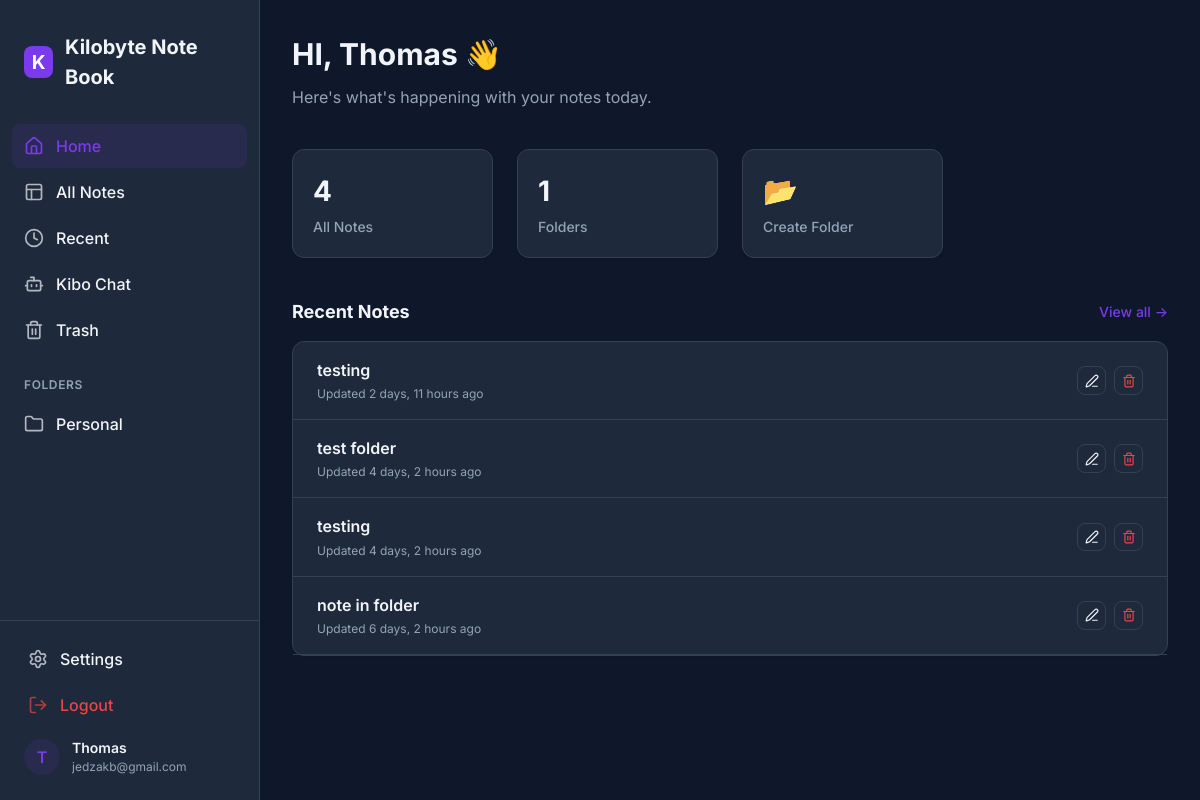
Before: /dashboard/ (signed in) with the older database file.
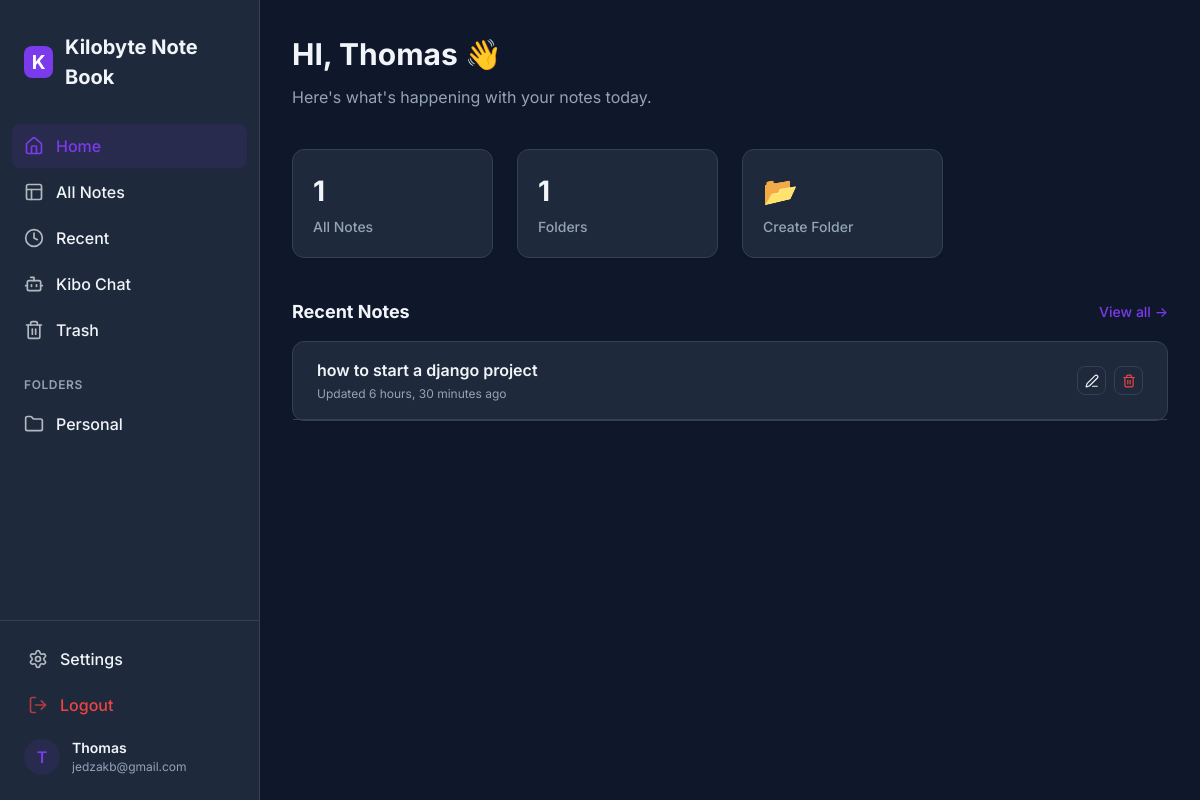
After: the same page with the newer database file.
### main/models.py (models this page shows, shortened)
class Folder(models.Model):
    name = models.CharField(max_length=100)
    user = models.ForeignKey(User, on_delete=models.CASCADE)

class Note(models.Model):
    title = models.CharField(max_length=200)
    content = models.TextField()
    user = models.ForeignKey(User, on_delete=models.CASCADE)
    folder = models.ForeignKey(Folder, on_delete=models.SET_NULL, null=True, blank=True, related_name='notes')
    is_favorite = models.BooleanField(default=False)
    is_trashed = models.BooleanField(default=False)
    created_at = models.DateTimeField(auto_now_add=True)
    updated_at = models.DateTimeField(auto_now=True)
    deleted_at = models.DateTimeField(null=True, blank=True)

### main/views.py (the view)
# urls.py: path('dashboard/', views.dashboard, name='dashboard'),
@login_required(login_url='/login/')
def dashboard(request):
    notes_count = Note.objects.filter(user=request.user, is_trashed=False).count()
    folders_count = Folder.objects.filter(user=request.user).count()
    favorites_count = Note.objects.filter(user=request.user, is_favorite=True, is_trashed=False).count()
    recent_notes = Note.objects.filter(user=request.user, is_trashed=False).order_by('-updated_at')[:5]
    favorite_notes = Note.objects.filter(user=request.user, is_favorite=True, is_trashed=False)[:5]
    return render(request, 'main/dashboard.html', {
        'notes_count': notes_count,
        'folders_count': folders_count,
        'favorites_count': favorites_count,
        'recent_notes': recent_notes,
        'favorite_notes': favorite_notes,
    })

### main/context_processors.py (called while the page is built)
def folders_processor(request):
    if request.user.is_authenticated:
        user_settings, _ = UserSettings.objects.get_or_create(user=request.user)
        return {
            'user_folders': Folder.objects.filter(user=request.user),
            'user_settings': user_settings
        }
    return {'user_folders': []}

### main/templates/main/dashboard.html (shortened to what this page needs)
{% extends 'main/base.html' %}
{% load static %}
{% block content %}
<div class="dashboard-header animate-fade-in">
    <h2 class="greeting">HI, {{ user.username }} 👋</h2>
    <p class="sub-greeting">Here's what's happening with your notes today.</p>
</div>
<div class="stats-grid animate-fade-in" style="animation-delay: 0.1s;">
    <a href="{% url 'home' %}" class="stat-card card" style="text-decoration: none; color: inherit; cursor: pointer;">
        <div class="stat-value">{{ notes_count }}</div>
        <div class="stat-label">All Notes</div>
    </a>
        <a href="#" class="stat-card card" style="text-decoration: none; color: inherit; cursor: pointer;">
        <div class="stat-value">{{ folders_count }}</div>
        <div class="stat-label">Folders</div>
    </a>
    <a href="{% url 'folders' %}" class="stat-card card" style="text-decoration: none; color: inherit; cursor: pointer;">
        <div class="stat-value">📂</div>
        <div class="stat-label">Create Folder</div>
    </a>
</div>
<div class="animate-fade-in" style="animation-delay: 0.2s; margin-top: 2rem;">
    <div style="display: flex; justify-content: space-between; align-items: center; margin-bottom: 1rem;">
        <div class="section-title" style="margin: 0;">Recent Notes</div>
        <a href="{% url 'recent_notes' %}" style="font-size: 0.875rem; color: var(--primary); text-decoration: none; font-weight: 500;">View all →</a>
    </div>
    <div class="card" style="padding: 0;">
        {% for note in recent_notes %}
        <a href="{% url 'note_view' note.id %}" style="text-decoration: none; color: inherit; display: block;">
            <div class="note-list-item" style="padding: 1rem 1.5rem; display: flex; justify-content: space-between; align-items: center;">
                <div class="note-info">
                    <h4 style="font-size: 1rem; font-weight: 600; margin-bottom: 0.2rem;">{{ note.title }}</h4>
                    <div class="note-meta">Updated {{ note.updated_at|timesince }} ago</div>
                </div>
                <div style="display: flex; gap: 0.5rem; flex-shrink: 0;">
                    <a href="{% url 'split_editor' note.id %}" class="btn btn-outline" style="padding: 0.4rem;" onclick="event.stopPropagation();">
                        <i data-lucide="edit-3" style="width: 14px; height: 14px;"></i>
                    </a>
                    <form method="POST" action="{% url 'delete_note' note.id %}" style="margin: 0;" onclick="event.stopPropagation();">
                        <button type="submit" class="btn btn-outline" style="padding: 0.4rem; color: var(--danger);" onclick="event.stopPropagation(); return confirm('Move this note to trash?')">
                            <i data-lucide="trash-2" style="width: 14px; height: 14px;"></i>
                        </button>
                    </form>
                </div>
            </div>
        </a>
        {% endfor %}
    </div>
</div>
{% endblock %}

### main/templates/main/base.html (shortened to what this page needs)
{% load static %}
<!DOCTYPE html>
<html lang="en" {% if user_settings.dark_mode %}data-theme="dark"{% endif %}>
<head>
    <link rel="stylesheet" href="{% static 'main/css/style.css' %}">
</head>
<body>
    {% if user.is_authenticated and not hide_sidebar %}
    <div class="app-container">
        <aside class="sidebar" id="app-sidebar">
            <div class="sidebar-header">
                <div class="logo-icon">K</div>
                <h1 class="logo-text">Kilobyte Note Book</h1>
            </div>
            <nav class="sidebar-nav">
                <div class="nav-section">
                    <a href="{% url 'dashboard' %}" class="nav-item {% if request.resolver_match.url_name == 'dashboard' %}active{% endif %}">
                        <i data-lucide="home"></i>
                        Home
                    </a>
                    <a href="{% url 'home' %}" class="nav-item {% if request.resolver_match.url_name == 'home' %}active{% endif %}">
                        <i data-lucide="layout"></i>
                        All Notes
                    </a>
                    <a href="{% url 'recent_notes' %}" class="nav-item {% if request.resolver_match.url_name == 'recent_notes' %}active{% endif %}">
                        <i data-lucide="clock"></i>
                        Recent
                    </a>
                    <a href="{% url 'chatbot' %}" class="nav-item {% if request.resolver_match.url_name == 'chatbot' %}active{% endif %}">
                        <i data-lucide="bot"></i>
                        Kibo Chat
                    </a>
                    <a href="{% url 'trash' %}" class="nav-item {% if request.resolver_match.url_name == 'trash' %}active{% endif %}">
                        <i data-lucide="trash-2"></i>
                        Trash
                    </a>
                </div>
                <div class="nav-section">
                    <div class="nav-section-title">Folders</div>
                    {% for folder in user_folders %}
                    <a href="{% url 'folder_detail' folder.id %}" class="nav-item">
                        <i data-lucide="folder"></i>
                        {{ folder.name }}
                    </a>
                    {% empty %}
                    <a href="{% url 'folders' %}" class="nav-item text-muted" style="font-size: 0.75rem;">
                        <i data-lucide="plus-circle"></i>
                        Create a folder
                    </a>
                    {% endfor %}
                </div>
            </nav>
            <div class="sidebar-footer">
                <a href="{% url 'settings' %}" class="nav-item">
                    <i data-lucide="settings"></i>
                    Settings
                </a>
                <a href="{% url 'logout' %}" class="nav-item text-danger">
                    <i data-lucide="log-out"></i>
                    Logout
                </a>
                <div class="user-profile">
                    <div class="user-avatar">{{ user.username|first|upper }}</div>
                    <div class="user-info">
                        <div class="user-name">{{ user.username }}</div>
                        <div class="user-email">{{ user.email|default:"user@example.com" }}</div>
                    </div>
                </div>
            </div>
        </aside>
        <main class="main-content">
            {% block content %}{% endblock %}
        </main>
    </div>
    {% endif %}
</body>
</html>

Changed rows visible on the page:
removed Note: title "testing", updated_at "2 days, 11 hours"
removed Note: title "test folder", updated_at "4 days, 2 hours"
removed Note: title "testing", updated_at "4 days, 2 hours"
removed Note: title "note in folder", updated_at "6 days, 2 hours"
added Note: title "how to start a django project", updated_at "6 hours, 30 minutes"
Other visible differences:
{{ notes_count }}: "4" → "1"
